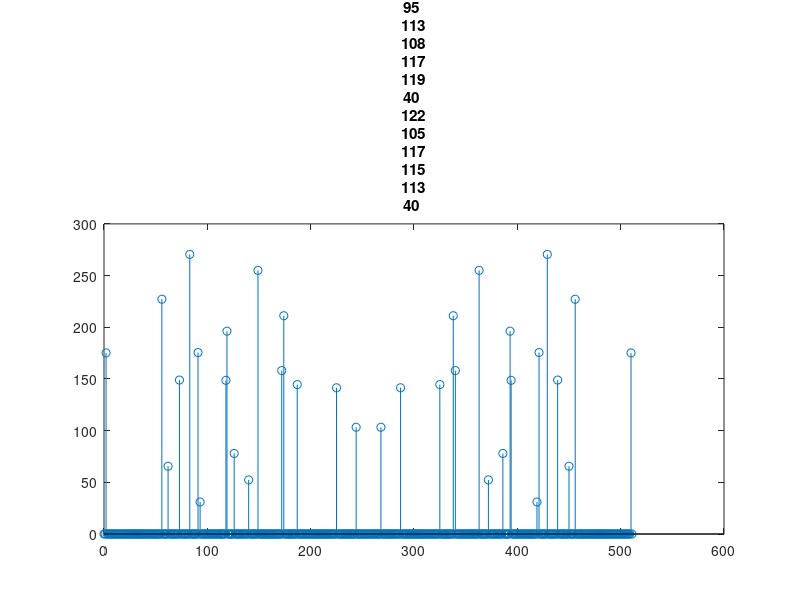

The MATLAB source for this figure:
%% ADSL
clear all; close all; clc

data = load("lab_03.mat");
x = data.x_9';
K = 8;
N = 512;
M = 32;

% Seperate frames
Frames = zeros(K, N);
for i = 1:8
    Frames(i,:) = x(M+(i-1)*(N+M)+1 : i*(N+M));
end

X = fft(Frames, N, 2);

%X = zeros(8, 512);
% for i = 1:8
%     X(i,:) = fft(Frames(i,:));
% end


%% Plot the spectrum

figure;
f = 0:N-1;
for i = 1:8
    stem(f, abs(X(i,:))); title("Widmo ramki "+i); pause;
end